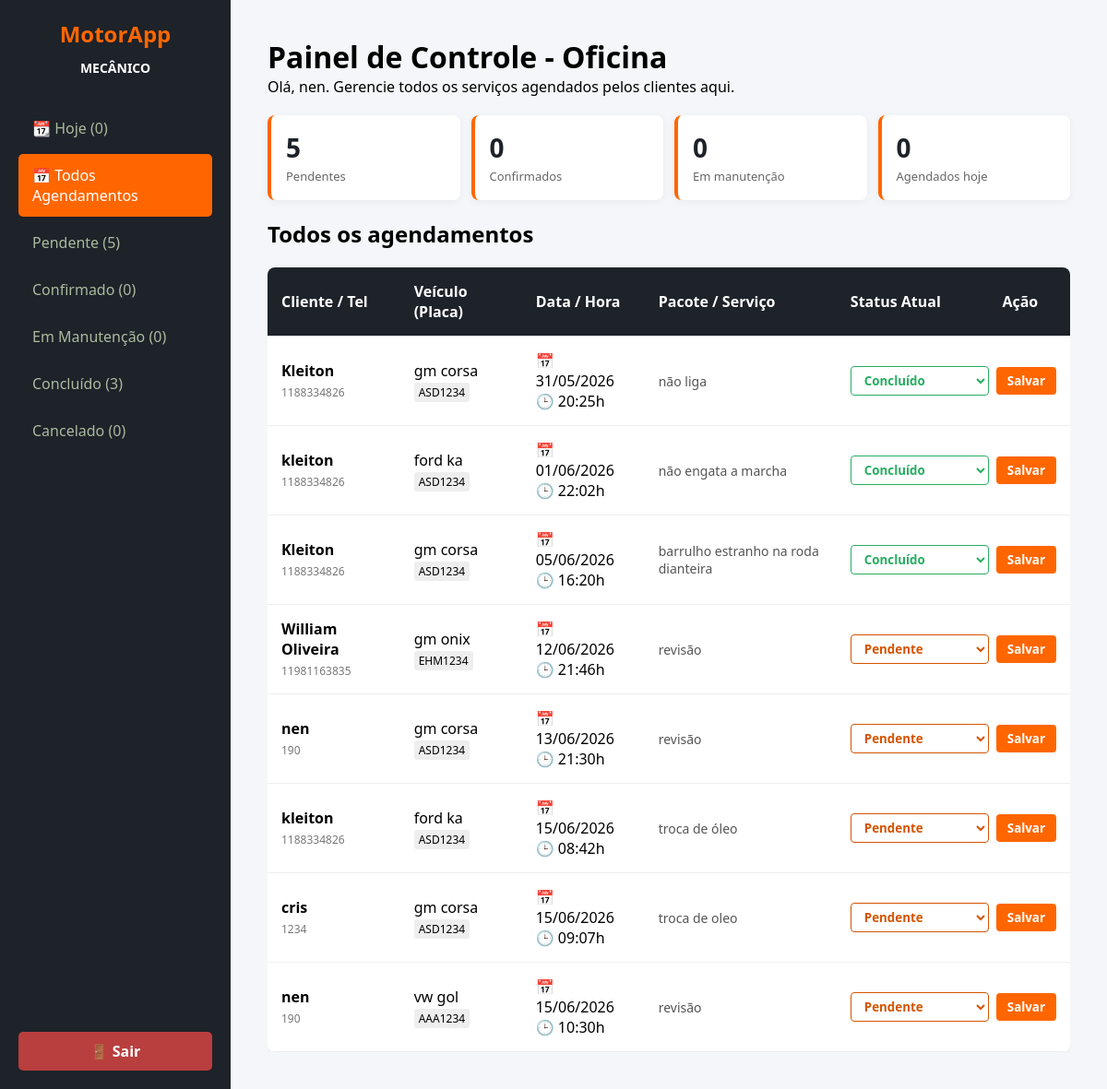
/admin/painel.php (signed in), run on the app's committed database.
### tables this page shows
CREATE TABLE `agendamento` (
  `id` int(11) NOT NULL,
  `id_cliente` int(11) NOT NULL,
  `id_veiculo` int(11) NOT NULL,
  `data_agendamento` date NOT NULL,
  `hora_agendamento` time NOT NULL,
  `descricao` text NOT NULL,
  `status` varchar(30) NOT NULL DEFAULT 'Pendente'
);

CREATE TABLE `cliente` (
  `id` int(11) NOT NULL,
  `nome` varchar(100) NOT NULL,
  `email` varchar(100) NOT NULL,
  `telefone` varchar(20) NOT NULL,
  `cpf` varchar(14) DEFAULT NULL,
  `senha` varchar(255) NOT NULL,
  `tipo` varchar(20) NOT NULL DEFAULT 'cliente'
);

CREATE TABLE `veiculo` (
  `id` int(11) NOT NULL,
  `cliente_id` int(11) NOT NULL,
  `modelo` varchar(100) NOT NULL,
  `marca` varchar(50) NOT NULL,
  `placa` varchar(10) NOT NULL,
  `ano` varchar(4) DEFAULT NULL
);

### admin/painel.php (the view, shortened to what this page needs)
<?php
include("../php/conexao.php");
function e($v) { return htmlspecialchars((string)$v, ENT_QUOTES, 'UTF-8'); }
$status_validos = ['Pendente', 'Confirmado', 'Em Manutenção', 'Concluído', 'Cancelado'];
$filtro = $_GET['status'] ?? 'Todos';
$apenas_hoje = (($_GET['periodo'] ?? '') === 'hoje');
$contadores = array_fill_keys($status_validos, 0);
$res = $conn->query("SELECT status, COUNT(*) AS total FROM agendamento GROUP BY status");
while ($row = $res->fetch_assoc()) {
    if (isset($contadores[$row['status']])) $contadores[$row['status']] = (int)$row['total'];
}
$hoje = date('Y-m-d');
$stmt = $conn->prepare("SELECT COUNT(*) AS total FROM agendamento WHERE data_agendamento = ? AND status <> 'Cancelado'");
$stmt->bind_param("s", $hoje);
$stmt->execute();
$total_hoje = (int)$stmt->get_result()->fetch_assoc()['total'];
$sql = "SELECT a.*, c.nome, c.telefone, v.marca, v.modelo, v.placa
        FROM agendamento a
        LEFT JOIN cliente c ON a.id_cliente = c.id
        LEFT JOIN veiculo v ON a.id_veiculo = v.id
        WHERE 1 = 1";
$sql .= " ORDER BY a.data_agendamento ASC, a.hora_agendamento ASC";
$stmt = $conn->prepare($sql);
$stmt->execute();
$resultado_todos = $stmt->get_result();
?>
<!DOCTYPE html>
<html lang="pt-br">
<head>
    <link rel="stylesheet" href="../css/dashboard.css">
    <link rel="stylesheet" href="../css/painel_admin.css">
</head>
<body>
    <div class="sidebar">
        <div class="top-sidebar">
            <h2 style="color: #ff6600;">MotorApp <br><span style="font-size: 14px; color: #fff;">MECÂNICO</span></h2>
            <div class="menu-items">
                <a href="painel.php?periodo=hoje" class="<?php echo $apenas_hoje ? 'active' : ''; ?>">📆 Hoje (<?php echo $total_hoje; ?>)</a>
                <a href="painel.php" class="<?php echo ($filtro === 'Todos' && !$apenas_hoje) ? 'active' : ''; ?>">📅 Todos Agendamentos</a>
                <?php foreach ($status_validos as $s): ?>
                    <a href="?status=<?php echo urlencode($s); ?>" class="<?php echo ($filtro === $s && !$apenas_hoje) ? 'active' : ''; ?>">
                        <?php echo e($s); ?> (<?php echo $contadores[$s]; ?>)
                    </a>
                <?php endforeach; ?>
            </div>
        </div>
        <a href="../pages/logout.php" class="btn-logout">🚪 Sair</a>
    </div>
    <div class="main-content">
        <h1>Painel de Controle - Oficina</h1>
        <p>Olá, <?php echo e($_SESSION['usuario_nome'] ?? 'Mecânico'); ?>. Gerencie todos os serviços agendados pelos clientes aqui.</p>
        <div class="admin-resumo">
            <a href="?status=Pendente"><strong><?php echo $contadores['Pendente']; ?></strong><span>Pendentes</span></a>
            <a href="?status=Confirmado"><strong><?php echo $contadores['Confirmado']; ?></strong><span>Confirmados</span></a>
            <a href="?status=<?php echo urlencode('Em Manutenção'); ?>"><strong><?php echo $contadores['Em Manutenção']; ?></strong><span>Em manutenção</span></a>
            <a href="?periodo=hoje"><strong><?php echo $total_hoje; ?></strong><span>Agendados hoje</span></a>
        </div>
        <h2 style="margin-top: 10px;">
            <?php
            if ($apenas_hoje) echo 'Serviços de hoje (' . date('d/m/Y') . ')';
            else echo $filtro === 'Todos' ? 'Todos os agendamentos' : 'Agendamentos: ' . e($filtro);
            ?>
        </h2>
        <div class="tabela-wrapper">
        <table class="tabela-admin">
            <thead>
                <tr>
                    <th>Cliente / Tel</th>
                    <th>Veículo (Placa)</th>
                    <th>Data / Hora</th>
                    <th>Pacote / Serviço</th>
                    <th>Status Atual</th>
                    <th>Ação</th>
                </tr>
            </thead>
            <tbody>
                <?php if ($resultado_todos->num_rows > 0): ?>
                    <?php while ($agenda = $resultado_todos->fetch_assoc()): ?>
                        <?php $classe = str_replace(' ', '', $agenda['status']); ?>
                        <tr>
                            <td>
                                <strong><?php echo e($agenda['nome'] ?? 'Cliente removido'); ?></strong><br>
                                <span style="font-size: 12px; color: #777;"><?php echo e($agenda['telefone'] ?? ''); ?></span>
                            </td>
                            <td>
                                <?php echo e(trim(($agenda['marca'] ?? '') . " " . ($agenda['modelo'] ?? 'Veículo removido'))); ?><br>
                                <span style="font-size: 12px; background: #eee; padding: 2px 5px; border-radius: 3px;">
                                    <?php echo e(strtoupper($agenda['placa'] ?? '')); ?>
                                </span>
                            </td>
                            <td>
                                📅 <?php echo date('d/m/Y', strtotime($agenda['data_agendamento'])); ?><br>
                                🕒 <?php echo e(substr($agenda['hora_agendamento'], 0, 5)); ?>h
                            </td>
                            <td style="max-width: 250px; color: #555; font-size: 14px;">
                                <?php echo e($agenda['descricao']); ?>
                            </td>
                            <td colspan="2">
                                <form action="atualizar_status.php" method="POST" class="form-status">
                                    <select name="status" class="select-status status-<?php echo e($classe); ?>">
                                        <?php foreach ($status_validos as $s): ?>
                                            <option value="<?php echo e($s); ?>" <?php echo $agenda['status'] === $s ? 'selected' : ''; ?>><?php echo e($s); ?></option>
                                        <?php endforeach; ?>
                                    </select>
                                    <button type="submit" class="btn-atualizar">Salvar</button>
                                </form>
                            </td>
                        </tr>
                    <?php endwhile; ?>
                <?php else: ?>
                    <tr>
                        <td colspan="6" style="text-align: center; color: #777;">Nenhum agendamento encontrado.</td>
                    </tr>
                <?php endif; ?>
            </tbody>
        </table>
        </div>
    </div>
</body>
</html>

### css/dashboard.css (style rules this page uses)
* { margin: 0; padding: 0; box-sizing: border-box; font-family: 'Segoe UI', Tahoma, Geneva, Verdana, sans-serif; }
body { display: flex; background: #f4f6f9; height: 100vh; }
.sidebar { width: 250px; background: #1e2229; color: #fff; padding: 20px; display: flex; flex-direction: column; justify-content: space-between; }
.sidebar h2 { color: #ff6600; text-align: center; margin-bottom: 30px; font-size: 24px; }
.menu-items a { display: block; color: #aaba9e; padding: 12px 15px; text-decoration: none; margin-bottom: 5px; border-radius: 5px; transition: 0.3s; }
.menu-items a:hover, .menu-items a.active { background: #ff6600; color: #fff; }
.btn-logout { background: #b93e3e; color: white; text-align: center; padding: 10px; text-decoration: none; border-radius: 5px; font-weight: bold; transition: 0.3s; }
.main-content { flex: 1; padding: 40px; overflow-y: auto; }

### css/painel_admin.css (style rules this page uses)
.tabela-admin { width: 100%; border-collapse: collapse; background: white; border-radius: 8px; overflow: hidden; box-shadow: 0 2px 10px rgba(0,0,0,0.05); margin-top: 20px; }
.tabela-admin th, .tabela-admin td { padding: 15px; text-align: left; border-bottom: 1px solid #eee; }
.tabela-admin th { background-color: #1e2229; color: white; }
.select-status { padding: 5px 10px; border-radius: 4px; border: 1px solid #ccc; background: #fff; font-weight: bold; cursor: pointer; }
.status-Pendente { color: #d35400; border-color: #d35400; }
.status-Concluído { color: #27ae60; border-color: #27ae60; }
.btn-atualizar { background: #ff6600; color: white; border: none; padding: 6px 12px; border-radius: 4px; cursor: pointer; font-weight: bold; transition: background 0.2s; }
.admin-resumo { display: grid; grid-template-columns: repeat(4, minmax(120px, 1fr)); gap: 12px; margin: 20px 0; }
.admin-resumo a { display: block; text-decoration: none; transition: transform .15s, box-shadow .15s; background: #fff; border-left: 4px solid #ff6600; border-radius: 8px; padding: 16px; box-shadow: 0 2px 10px rgba(0,0,0,0.05); }
.admin-resumo strong { display: block; font-size: 28px; color: #1e2229; }
.admin-resumo span { color: #666; font-size: 13px; }
.tabela-wrapper { overflow-x: auto; }
.form-status { display: flex; gap: 8px; align-items: center; }

### data on the page
agendamento: id_cliente.nome "Kleiton", id_cliente.telefone "1188334826", id_veiculo.modelo "gm corsa", id_veiculo.placa "ASD1234", data_agendamento "31/05/2026", hora_agendamento "20:25", descricao "não liga"
agendamento: id_cliente.nome "kleiton", id_cliente.telefone "1188334826", id_veiculo.modelo "ford ka", id_veiculo.placa "ASD1234", data_agendamento "01/06/2026", hora_agendamento "22:02", descricao "não engata a marcha"
agendamento: id_cliente.nome "Kleiton", id_cliente.telefone "1188334826", id_veiculo.modelo "gm corsa", id_veiculo.placa "ASD1234", data_agendamento "05/06/2026", hora_agendamento "16:20", descricao "barrulho estranho na roda dianteira"
agendamento: id_cliente.nome "William Oliveira", id_cliente.telefone "11981163835", id_veiculo.modelo "gm onix", id_veiculo.placa "EHM1234", data_agendamento "12/06/2026", hora_agendamento "21:46", descricao "revisão"
agendamento: id_cliente.nome "nen", id_cliente.telefone "190", id_veiculo.modelo "gm corsa", id_veiculo.placa "ASD1234", data_agendamento "13/06/2026", hora_agendamento "21:30", descricao "revisão"
agendamento: id_cliente.nome "kleiton", id_cliente.telefone "1188334826", id_veiculo.modelo "ford ka", id_veiculo.placa "ASD1234", data_agendamento "15/06/2026", hora_agendamento "08:42", descricao "troca de óleo"
agendamento: id_cliente.nome "cris", id_cliente.telefone "1234", id_veiculo.modelo "gm corsa", id_veiculo.placa "ASD1234", data_agendamento "15/06/2026", hora_agendamento "09:07", descricao "troca de oleo"
agendamento: id_cliente.nome "nen", id_cliente.telefone "190", id_veiculo.modelo "vw gol", id_veiculo.placa "AAA1234", data_agendamento "15/06/2026", hora_agendamento "10:30", descricao "revisão"

### other printed values
$total_hoje "0"
$s "Pendente"
$contadores[$s] "5"
$s "Confirmado"
$contadores[$s] "0"
$s "Em Manutenção"
$s "Concluído"
$contadores[$s] "3"
$s "Cancelado"
$_SESSION['usuario_nome'] "nen"
$contadores['Pendente'] "5"
$contadores['Confirmado'] "0"
$contadores['Em Manutenção'] "0"
form field status "Concluído"
form field status "Pendente"
